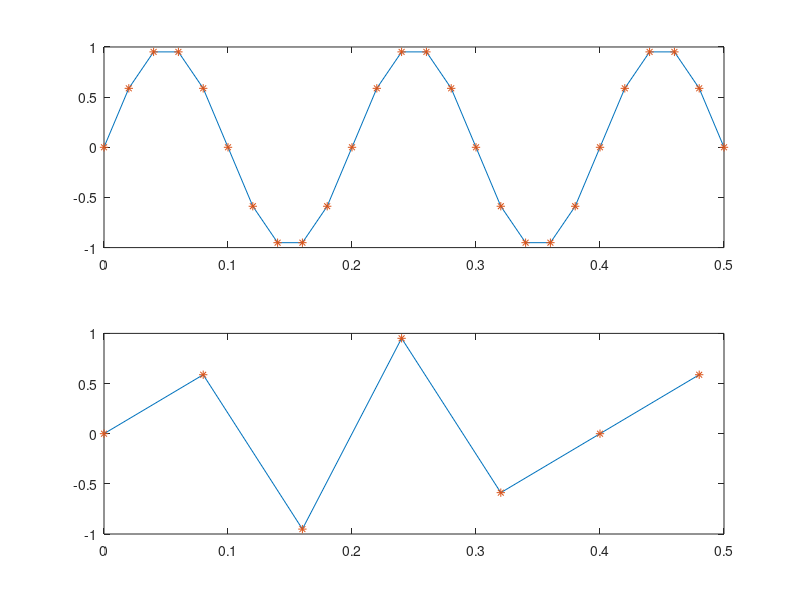

Write the MATLAB code that produced this figure.
clear all;
close all;
clc;

%f = input('enter freq')
%fs = input('enter sampling freq.')   %fs >= 2*f
f = 5
fs = 50
ts = 1/fs

t = 0:ts:0.5
%ts = 0:10:1000

x = sin(2*pi*f*t)
subplot(2,1,1)
plot(t,x)

hold on 
plot(t,x,'*')


%%Aliasing effect- distortion increases with decrease in sampling frequency
fs = 12.5
ts = 1/fs

t1 = 0:ts:0.5
%ts = 0:10:1000

y = sin(2*pi*f*t1)
subplot(2,1,2)
plot(t1,y)

hold on 
plot(t1,y,'*')